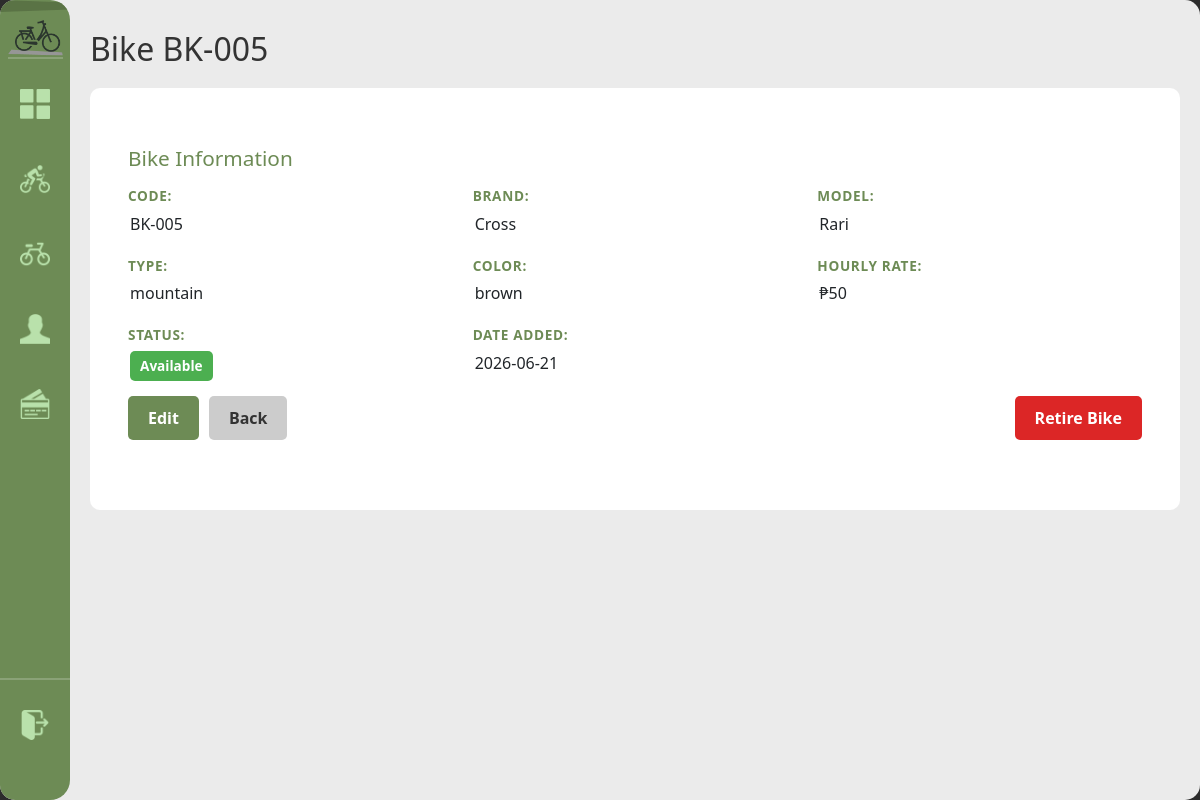
The page /bike/8 (signed in) on the database as committed earlier.
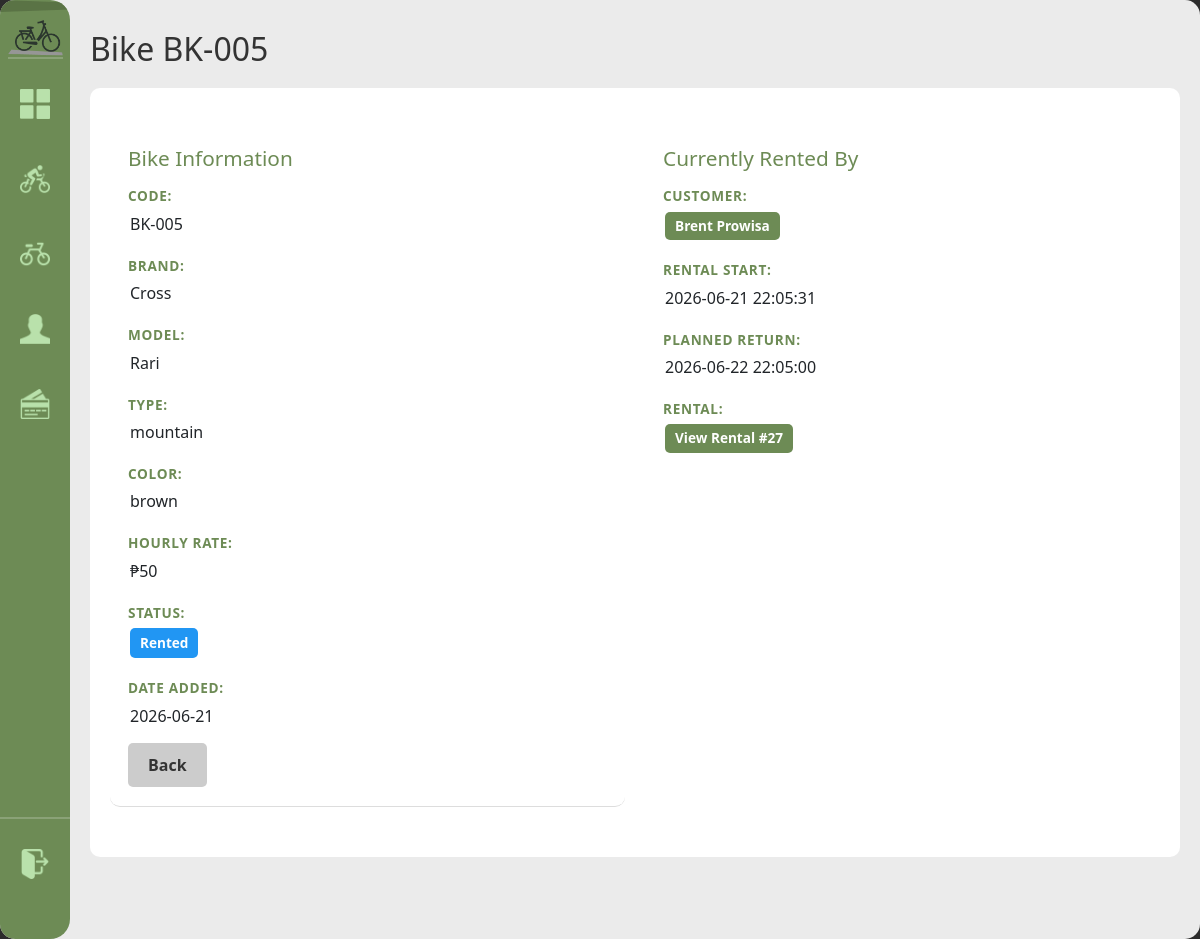
The same page on the database as committed later.
### tables this page shows
CREATE TABLE bike (
            bike_id INTEGER PRIMARY KEY AUTOINCREMENT,
            bike_code TEXT NOT NULL UNIQUE,
            brand TEXT NOT NULL, model TEXT NOT NULL,
            color TEXT NOT NULL,
            bike_rate DECIMAL(8,2) NOT NULL DEFAULT 0,
            type TEXT NOT NULL DEFAULT 'standard',
            status TEXT NOT NULL DEFAULT 'available' CHECK(status IN('available','rented','retired')),
            date_added DATE NOT NULL DEFAULT(date('now','localtime'))
        );

CREATE TABLE rents (
            rental_id INTEGER PRIMARY KEY AUTOINCREMENT,
            customer_id INTEGER NOT NULL,
            bike_id INTEGER NOT NULL,
            staff_id INTEGER REFERENCES staff(staff_id) ON UPDATE CASCADE ON DELETE SET NULL,
            rental_start DATETIME NOT NULL DEFAULT(datetime('now','localtime')), planned_return DATETIME,
            FOREIGN KEY(customer_id) REFERENCES customer(customer_id) ON DELETE CASCADE,
            FOREIGN KEY(bike_id) REFERENCES bike(bike_id) ON DELETE CASCADE
        );

### handlers/bike_routes.py (the view)
@bikes_bp.route('/bike/<int:bid>')
@login_required
def bike_detail(bid):
    bike = database.get().get_bike(bid)
    current_renter = None
    if bike and bike['status'] == 'rented':
        current_renter = database.get().get_current_renter_for_bike(bid)
    return render_template('bike_detail.html', bike=bike, current_renter=current_renter)

### app.py (called while the page is built)
def get_sidebar_state():
    return request.cookies.get('sidebarState') == 'expanded'

@app.context_processor
def inject_sidebar_state():
    return dict(sidebar_expanded=get_sidebar_state())

@app.context_processor
def inject_current_staff():
    staff = current_staff()
    return dict(current_staff=staff, is_admin=staff and staff.get("role") == "admin")

### modules/auth.py (called while the page is built)
def login_required(view):
    @wraps(view)
    def wrapped(*args, **kwargs):
        if not session.get("staff_id"):
            return redirect(url_for("login"))
        return view(*args, **kwargs)
    return wrapped

def current_staff():
    if not session.get("staff_id"):
        return None
    return {
        "staff_id": session.get("staff_id"),
        "username": session.get("username"),
        "first_name": session.get("first_name"),
        "last_name": session.get("last_name"),
        "role": session.get("role"),
    }

### modules/database.py (called while the page is built)
def get():
    if not db: init()
    return db

    def get_bike(self, bid):
        query = "SELECT * FROM bike WHERE bike_id = ?"
        r = self.conn.execute(query, (bid,)).fetchone()
        return dict(r) if r else None

### templates/bike_detail.html (shortened to what this page needs)
{% extends "base.html" %}
{% block content %}
<h1>Bike {{ bike['bike_code'] }}</h1>
<div class="detail-container">
    <div class="detail-section">
        <h2>Bike Information</h2>
        <div class="detail-grid">
            <div class="detail-item">
                <span class="label">Code:</span>
                <span class="value">{{ bike['bike_code'] }}</span>
            </div>
            <div class="detail-item">
                <span class="label">Brand:</span>
                <span class="value">{{ bike['brand'] }}</span>
            </div>
            <div class="detail-item">
                <span class="label">Model:</span>
                <span class="value">{{ bike['model'] }}</span>
            </div>
            <div class="detail-item">
                <span class="label">Type:</span>
                <span class="value">{{ bike['type'] }}</span>
            </div>
            <div class="detail-item">
                <span class="label">Color:</span>
                <span class="value">{{ bike['color'] }}</span>
            </div>
            <div class="detail-item">
                <span class="label">Hourly Rate:</span>
                <span class="value">₱{{ bike['bike_rate'] }}</span>
            </div>
            <div class="detail-item">
                <span class="label">Status:</span>
                <span class="value"><span class="status-badge status-{{ bike['status'] }}">{{ bike['status'].replace('_', ' ').title() }}</span></span>
            </div>
            <div class="detail-item">
                <span class="label">Date Added:</span>
                <span class="value">{{ bike['date_added'] }}</span>
            </div>
        </div>
        <div class="actions">
            {% if bike['status'] == 'available' %}
            <a href="{{ url_for('bikes.edit_bike', bid=bike['bike_id']) }}" class="btn-primary" sound-type="major">Edit</a>
            {% endif %}
            <a href="{{ url_for('bikes.registry') }}" class="btn-secondary" sound-type="minor">Back</a>
            {% if bike['status'] == 'available' %}
            <form method="POST" action="{{ url_for('bikes.retire_bike', bid=bike['bike_id']) }}" style="display:inline;">
                <button type="submit" class="btn-danger" sound-type="major">Retire Bike</button>
            </form>
            {% endif %}
        </div>
    </div>
    {% if current_renter %}
    <div class="detail-section">
        <h2>Currently Rented By</h2>
        <div class="detail-grid">
            <div class="detail-item">
                <span class="label">Customer:</span>
                <span class="value">
                    <a href="{{ url_for('customers.customer_detail', cid=current_renter['customer_id']) }}">
                        {{ current_renter['customer_name'] }}
                    </a>
                </span>
            </div>
            <div class="detail-item">
                <span class="label">Rental Start:</span>
                <span class="value">{{ current_renter['rental_start'] }}</span>
            </div>
            <div class="detail-item">
                <span class="label">Planned Return:</span>
                <span class="value">{{ current_renter['planned_return'] or 'Not set' }}</span>
            </div>
            <div class="detail-item">
                <span class="label">Rental:</span>
                <span class="value">
                    <a href="{{ url_for('rentals.rental_detail', rid=current_renter['rental_id']) }}">
                        View Rental #{{ current_renter['rental_id'] }}
                    </a>
                </span>
            </div>
        </div>
    </div>
    {% endif %}
</div>
{% endblock %}

Rows that differ between the two databases and show on the page:
changed bike "BK-005": status "available" → "rented" (drawn); status.replace "Available" → "Rented"
added rents: rental_start "2026-06-21 22:05:31", planned_return "2026-06-22 22:05:00", rental_id "27"
Other text that changed with them:
{{ current_renter['customer_name'] }}: (not shown) → "Brent Prowisa"
text no longer shown: "Edit Retire Bike"
text now shown: "Currently Rented By CUSTOMER: RENTAL START: PLANNED RETURN: RENTAL: View Rental #"
